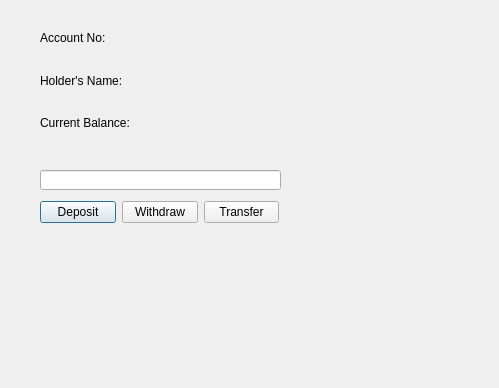
<?xml version="1.0" encoding="UTF-8"?>
<ui version="4.0">
 <class>accdialog</class>
 <widget class="QDialog" name="accdialog">
  <property name="geometry">
   <rect>
    <x>0</x>
    <y>0</y>
    <width>499</width>
    <height>388</height>
   </rect>
  </property>
  <property name="windowTitle">
   <string>Dialog</string>
  </property>
  <widget class="QWidget" name="layoutWidget">
   <property name="geometry">
    <rect>
     <x>40</x>
     <y>20</y>
     <width>241</width>
     <height>121</height>
    </rect>
   </property>
   <layout class="QHBoxLayout" name="horizontalLayout">
    <item>
     <layout class="QVBoxLayout" name="verticalLayout">
      <item>
       <widget class="QLabel" name="label">
        <property name="text">
         <string>Account No:</string>
        </property>
       </widget>
      </item>
      <item>
       <widget class="QLabel" name="label_2">
        <property name="text">
         <string>Holder's Name:</string>
        </property>
       </widget>
      </item>
      <item>
       <widget class="QLabel" name="label_3">
        <property name="text">
         <string>Current Balance:</string>
        </property>
       </widget>
      </item>
     </layout>
    </item>
    <item>
     <layout class="QVBoxLayout" name="verticalLayout_2">
      <item>
       <widget class="QLabel" name="accNoLabel">
        <property name="text">
         <string/>
        </property>
       </widget>
      </item>
      <item>
       <widget class="QLabel" name="nameLabel">
        <property name="text">
         <string/>
        </property>
       </widget>
      </item>
      <item>
       <widget class="QLabel" name="balanceLabel">
        <property name="text">
         <string/>
        </property>
       </widget>
      </item>
     </layout>
    </item>
   </layout>
  </widget>
  <widget class="QLineEdit" name="amountLE">
   <property name="geometry">
    <rect>
     <x>40</x>
     <y>170</y>
     <width>241</width>
     <height>20</height>
    </rect>
   </property>
  </widget>
  <widget class="QWidget" name="">
   <property name="geometry">
    <rect>
     <x>40</x>
     <y>200</y>
     <width>239</width>
     <height>25</height>
    </rect>
   </property>
   <layout class="QHBoxLayout" name="horizontalLayout_2">
    <item>
     <widget class="QPushButton" name="depositPB">
      <property name="text">
       <string>Deposit</string>
      </property>
     </widget>
    </item>
    <item>
     <widget class="QPushButton" name="withdrawPB">
      <property name="text">
       <string>Withdraw</string>
      </property>
     </widget>
    </item>
    <item>
     <widget class="QPushButton" name="transferPB">
      <property name="text">
       <string>Transfer</string>
      </property>
     </widget>
    </item>
   </layout>
  </widget>
 </widget>
 <resources/>
 <connections/>
</ui>
